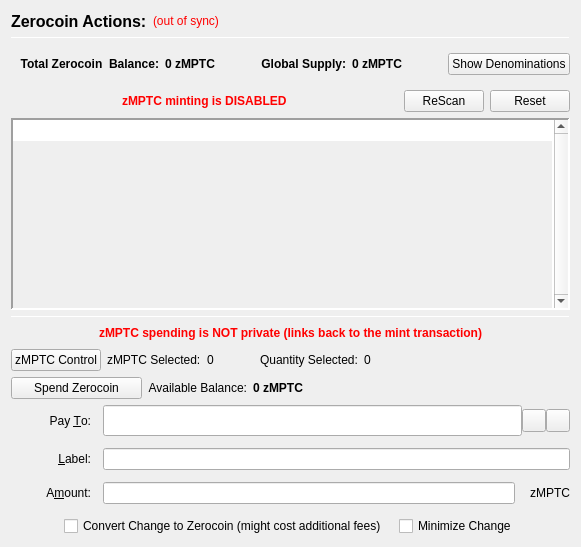
                  <widget class="QFrame" name="verticalFrameLeft">
                   <layout class="QVBoxLayout" name="verticalLayout_2">
                    <item>
                     <layout class="QVBoxLayout" name="verticalLayout_3">
                      <item>
                       <layout class="QHBoxLayout" name="horizontalLayout_3">
                        <item>
                         <widget class="QLabel" name="labelzMPTCActions">
                          <property name="font">
                           <font>
                            <pointsize>12</pointsize>
                            <weight>75</weight>
                            <bold>true</bold>
                           </font>
                          </property>
                          <property name="text">
                           <string>Zerocoin Actions:</string>
                          </property>
                          <property name="alignment">
                           <set>Qt::AlignLeading|Qt::AlignLeft|Qt::AlignVCenter</set>
                          </property>
                         </widget>
                        </item>
                        <item>
                         <widget class="QLabel" name="labelzMPTCSyncStatus">
                          <property name="toolTip">
                           <string>The displayed information may be out of date. Your wallet automatically synchronizes with the MNPosTree network after a connection is established, but this process has not completed yet.</string>
                          </property>
                          <property name="styleSheet">
                           <string notr="true">QLabel { color: red; }</string>
                          </property>
                          <property name="text">
                           <string notr="true">(out of sync)</string>
                          </property>
                          <property name="alignment">
                           <set>Qt::AlignLeading|Qt::AlignLeft|Qt::AlignVCenter</set>
                          </property>
                         </widget>
                        </item>
                        <item>
                         <spacer name="horizontalSpacer">
                          <property name="orientation">
                           <enum>Qt::Horizontal</enum>
                          </property>
                          <property name="sizeHint" stdset="0">
                           <size>
                            <width>40</width>
                            <height>20</height>
                           </size>
                          </property>
                         </spacer>
                        </item>
                       </layout>
                      </item>
                      <item>
                       <widget class="Line" name="lineUpperLeft">
                        <property name="minimumSize">
                         <size>
                          <width>0</width>
                          <height>1</height>
                         </size>
                        </property>
                        <property name="maximumSize">
                         <size>
                          <width>16777215</width>
                          <height>1</height>
                         </size>
                        </property>
                        <property name="frameShadow">
                         <enum>QFrame::Sunken</enum>
                        </property>
                        <property name="orientation">
                         <enum>Qt::Horizontal</enum>
                        </property>
                       </widget>
                      </item>
                      <item>
                       <widget class="QFrame" name="balanceSupplyFrame">
                        <layout class="QHBoxLayout" name="horizontalLayout_2" stretch="0,0,0,1,0">
                         <property name="rightMargin">
                          <number>0</number>
                         </property>
                         <item>
                          <layout class="QHBoxLayout" name="horizontalLayout_34">
                           <item>
                            <widget class="QLabel" name="labelzAvailableText_3">
                             <property name="font">
                              <font>
                               <weight>75</weight>
                               <bold>true</bold>
                              </font>
                             </property>
                             <property name="toolTip">
                              <string>Total Balance including unconfirmed and immature zMPTC</string>
                             </property>
                             <property name="text">
                              <string>Total Zerocoin  Balance:</string>
                             </property>
                             <property name="alignment">
                              <set>Qt::AlignRight|Qt::AlignTrailing|Qt::AlignVCenter</set>
                             </property>
                            </widget>
                           </item>
                           <item>
                            <widget class="QLabel" name="labelzAvailableAmount_4">
                             <property name="minimumSize">
                              <size>
                               <width>40</width>
                               <height>0</height>
                              </size>
                             </property>
                             <property name="font">
                              <font>
                               <weight>75</weight>
                               <bold>true</bold>
                              </font>
                             </property>
                             <property name="toolTip">
                              <string>Total Balance including unconfirmed and immature zMPTC</string>
                             </property>
                             <property name="text">
                              <string>0 zMPTC</string>
                             </property>
                             <property name="alignment">
                              <set>Qt::AlignLeading|Qt::AlignLeft|Qt::AlignVCenter</set>
                             </property>
                            </widget>
                           </item>
                          </layout>
                         </item>
                         <item>
                          <spacer name="horizontalSpacer_32">
                           <property name="orientation">
                            <enum>Qt::Horizontal</enum>
                           </property>
                           <property name="sizeHint" stdset="0">
                            <size>
                             <width>40</width>
                             <height>20</height>
                            </size>
                           </property>
                          </spacer>
                         </item>
                         <item>
                          <layout class="QHBoxLayout" name="horizontalLayout_35">
                           <item>
                            <widget class="QLabel" name="labelZsupplyText_2">
                             <property name="font">
                              <font>
                               <weight>75</weight>
                               <bold>true</bold>
                              </font>
                             </property>
                             <property name="text">
                              <string>Global Supply:</string>
                             </property>
                             <property name="alignment">
                              <set>Qt::AlignRight|Qt::AlignTrailing|Qt::AlignVCenter</set>
                             </property>
                            </widget>
                           </item>
                           <item>
                            <widget class="QLabel" name="labelZsupplyAmount_2">
                             <property name="font">
                              <font>
                               <weight>75</weight>
                               <bold>true</bold>
                              </font>
                             </property>
                             <property name="text">
                              <string>0 zMPTC</string>
                             </property>
                            </widget>
                           </item>
                          </layout>
                         </item>
                         <item>
                          <spacer name="horizontalSpacer_31">
                           <property name="orientation">
                            <enum>Qt::Horizontal</enum>
                           </property>
                           <property name="sizeHint" stdset="0">
                            <size>
                             <width>40</width>
                             <height>20</height>
                            </size>
                           </property>
                          </spacer>
                         </item>
                         <item>
                          <widget class="QPushButton" name="pushButtonShowDenoms">
                           <property name="toolTip">
                            <string>Show zMPTC denominations list</string>
                           </property>
                           <property name="text">
                            <string>Show Denominations</string>
                           </property>
                          </widget>
                         </item>
                        </layout>
                       </widget>
                      </item>
                      <item>
                       <layout class="QHBoxLayout" name="horizontalLayout_4">
                        <item>
                         <spacer name="horizontalSpacer_2">
                          <property name="orientation">
                           <enum>Qt::Horizontal</enum>
                          </property>
                          <property name="sizeHint" stdset="0">
                           <size>
                            <width>40</width>
                            <height>20</height>
                           </size>
                          </property>
                         </spacer>
                        </item>
                        <item>
                         <widget class="QLabel" name="label">
                          <property name="styleSheet">
                           <string notr="true">color: red;
font-weight: bold;</string>
                          </property>
                          <property name="text">
                           <string>zMPTC minting is DISABLED</string>
                          </property>
                         </widget>
                        </item>
                        <item>
                         <spacer name="horizontalSpacer_3">
                          <property name="orientation">
                           <enum>Qt::Horizontal</enum>
                          </property>
                          <property name="sizeHint" stdset="0">
                           <size>
                            <width>40</width>
                            <height>20</height>
                           </size>
                          </property>
                         </spacer>
                        </item>
                        <item>
                         <widget class="QPushButton" name="pushButtonMintReset">
                          <property name="maximumSize">
                           <size>
                            <width>80</width>
                            <height>16777215</height>
                           </size>
                          </property>
                          <property name="toolTip">
                           <string>Rescan the complete blockchain for  Zerocoin mints and their meta-data.</string>
                          </property>
                          <property name="text">
                           <string>ReScan</string>
                          </property>
                         </widget>
                        </item>
                        <item>
                         <widget class="QPushButton" name="pushButtonSpentReset">
                          <property name="maximumSize">
                           <size>
                            <width>80</width>
                            <height>16777215</height>
                           </size>
                          </property>
                          <property name="toolTip">
                           <string>Reset Zerocoin Wallet DB. Deletes transactions that did not make it into the blockchain.</string>
                          </property>
                          <property name="text">
                           <string>Reset</string>
                          </property>
                         </widget>
                        </item>
                       </layout>
                      </item>
                      <item>
                       <widget class="QPlainTextEdit" name="TEMintStatus">
                        <property name="font">
                         <font>
                          <pointsize>8</pointsize>
                         </font>
                        </property>
                        <property name="toolTip">
                         <string>Status and/or Mesages from the last Mint Action.</string>
                        </property>
                        <property name="frameShape">
                         <enum>QFrame::Panel</enum>
                        </property>
                        <property name="frameShadow">
                         <enum>QFrame::Sunken</enum>
                        </property>
                        <property name="lineWidth">
                         <number>2</number>
                        </property>
                        <property name="midLineWidth">
                         <number>2</number>
                        </property>
                        <property name="verticalScrollBarPolicy">
                         <enum>Qt::ScrollBarAlwaysOn</enum>
                        </property>
                        <property name="horizontalScrollBarPolicy">
                         <enum>Qt::ScrollBarAlwaysOff</enum>
                        </property>
                        <property name="readOnly">
                         <bool>true</bool>
                        </property>
                        <property name="plainText">
                         <string notr="true"/>
                        </property>
                        <property name="backgroundVisible">
                         <bool>true</bool>
                        </property>
                       </widget>
                      </item>
                      <item>
                       <widget class="Line" name="line">
                        <property name="minimumSize">
                         <size>
                          <width>0</width>
                          <height>1</height>
                         </size>
                        </property>
                        <property name="maximumSize">
                         <size>
                          <width>16777215</width>
                          <height>1</height>
                         </size>
                        </property>
                        <property name="orientation">
                         <enum>Qt::Horizontal</enum>
                        </property>
                       </widget>
                      </item>
                      <item>
                       <layout class="QHBoxLayout" name="horizontalLayout_7">
                        <item>
                         <spacer name="horizontalSpacer_18">
                          <property name="orientation">
                           <enum>Qt::Horizontal</enum>
                          </property>
                          <property name="sizeHint" stdset="0">
                           <size>
                            <width>40</width>
                            <height>20</height>
                           </size>
                          </property>
                         </spacer>
                        </item>
                        <item>
                         <widget class="QLabel" name="label_2">
                          <property name="styleSheet">
                           <string notr="true">color: red;
font-weight: bold;</string>
                          </property>
                          <property name="text">
                           <string>zMPTC spending is NOT private (links back to the mint transaction)</string>
                          </property>
                         </widget>
                        </item>
                        <item>
                         <spacer name="horizontalSpacer_30">
                          <property name="orientation">
                           <enum>Qt::Horizontal</enum>
                          </property>
                          <property name="sizeHint" stdset="0">
                           <size>
                            <width>40</width>
                            <height>20</height>
                           </size>
                          </property>
                         </spacer>
                        </item>
                       </layout>
                      </item>
                      <item>
                       <layout class="QHBoxLayout" name="horizontalLayout_24">
                        <property name="leftMargin">
                         <number>0</number>
                        </property>
                        <property name="bottomMargin">
                         <number>0</number>
                        </property>
                        <item>
                         <widget class="QPushButton" name="pushButtonZPivControl">
                          <property name="text">
                           <string>zMPTC Control</string>
                          </property>
                         </widget>
                        </item>
                        <item>
                         <widget class="QLabel" name="labelzPivSelected">
                          <property name="text">
                           <string>zMPTC Selected:</string>
                          </property>
                         </widget>
                        </item>
                        <item>
                         <widget class="QLabel" name="labelzPivSelected_int">
                          <property name="text">
                           <string>0</string>
                          </property>
                         </widget>
                        </item>
                        <item>
                         <spacer name="horizontalSpacer_17">
                          <property name="orientation">
                           <enum>Qt::Horizontal</enum>
                          </property>
                          <property name="sizeType">
                           <enum>QSizePolicy::Fixed</enum>
                          </property>
                          <property name="sizeHint" stdset="0">
                           <size>
                            <width>40</width>
                            <height>20</height>
                           </size>
                          </property>
                         </spacer>
                        </item>
                        <item>
                         <widget class="QLabel" name="labelQuantitySelected">
                          <property name="text">
                           <string>Quantity Selected:</string>
                          </property>
                         </widget>
                        </item>
                        <item>
                         <widget class="QLabel" name="labelQuantitySelected_int">
                          <property name="text">
                           <string>0</string>
                          </property>
                         </widget>
                        </item>
                        <item>
                         <spacer name="horizontalSpacer_19">
                          <property name="orientation">
                           <enum>Qt::Horizontal</enum>
                          </property>
                          <property name="sizeHint" stdset="0">
                           <size>
                            <width>40</width>
                            <height>20</height>
                           </size>
                          </property>
                         </spacer>
                        </item>
                       </layout>
                      </item>
                      <item>
                       <layout class="QHBoxLayout" name="horizontalLayout_6">
                        <item>
                         <widget class="QPushButton" name="pushButtonSpendzMPTC">
                          <property name="minimumSize">
                           <size>
                            <width>131</width>
                            <height>0</height>
                           </size>
                          </property>
                          <property name="toolTip">
                           <string>Spend Zerocoin. Without 'Pay To:' address creates payments to yourself.</string>
                          </property>
                          <property name="text">
                           <string>Spend Zerocoin</string>
                          </property>
                         </widget>
                        </item>
                        <item>
                         <widget class="QLabel" name="labelzMPTCBalanceText">
                          <property name="toolTip">
                           <string>Available (mature and spendable) zMPTC for spending</string>
                          </property>
                          <property name="text">
                           <string>Available Balance:</string>
                          </property>
                          <property name="alignment">
                           <set>Qt::AlignRight|Qt::AlignTrailing|Qt::AlignVCenter</set>
                          </property>
                         </widget>
                        </item>
                        <item>
                         <widget class="QLabel" name="labelzAvailableAmount_2">
                          <property name="font">
                           <font>
                            <weight>75</weight>
                            <bold>true</bold>
                           </font>
                          </property>
                          <property name="toolTip">
                           <string>Available (mature and spendable) zMPTC for spending

zMPTC are mature when they have more than 20 confirmations AND more than 2 mints of the same denomination after them were minted</string>
                          </property>
                          <property name="text">
                           <string>0 zMPTC</string>
                          </property>
                          <property name="alignment">
                           <set>Qt::AlignLeading|Qt::AlignLeft|Qt::AlignVCenter</set>
                          </property>
                         </widget>
                        </item>
                        <item>
                         <spacer name="horizontalSpacer_4">
                          <property name="orientation">
                           <enum>Qt::Horizontal</enum>
                          </property>
                          <property name="sizeHint" stdset="0">
                           <size>
                            <width>40</width>
                            <height>20</height>
                           </size>
                          </property>
                         </spacer>
                        </item>
                       </layout>
                      </item>
                      <item>
                       <layout class="QGridLayout" name="gridLayout_7">
                        <property name="spacing">
                         <number>12</number>
                        </property>
                        <item row="0" column="0">
                         <widget class="QLabel" name="payToLabel">
                          <property name="minimumSize">
                           <size>
                            <width>80</width>
                            <height>0</height>
                           </size>
                          </property>
                          <property name="text">
                           <string>Pay &amp;To:</string>
                          </property>
                          <property name="alignment">
                           <set>Qt::AlignRight|Qt::AlignTrailing|Qt::AlignVCenter</set>
                          </property>
                          <property name="buddy">
                           <cstring>payTo</cstring>
                          </property>
                         </widget>
                        </item>
                        <item row="0" column="1">
                         <layout class="QHBoxLayout" name="payToLayout">
                          <property name="spacing">
                           <number>0</number>
                          </property>
                          <item>
                           <widget class="QValidatedLineEdit" name="payTo">
                            <property name="enabled">
                             <bool>true</bool>
                            </property>
                            <property name="minimumSize">
                             <size>
                              <width>0</width>
                              <height>31</height>
                             </size>
                            </property>
                            <property name="toolTip">
                             <string>The MNPosTree address to send the payment to. Creates local payment to yourself when empty.</string>
                            </property>
                           </widget>
                          </item>
                          <item>
                           <widget class="QToolButton" name="addressBookButton">
                            <property name="toolTip">
                             <string>Choose previously used address</string>
                            </property>
                            <property name="text">
                             <string/>
                            </property>
                            <property name="icon">
                             <iconset resource="../mnpostree.qrc">
                              <normaloff>:/icons/address-book</normaloff>:/icons/address-book</iconset>
                            </property>
                            <property name="shortcut">
                             <string>Alt+A</string>
                            </property>
                           </widget>
                          </item>
                          <item>
                           <widget class="QToolButton" name="pasteButton">
                            <property name="toolTip">
                             <string>Paste address from clipboard</string>
                            </property>
                            <property name="text">
                             <string/>
                            </property>
                            <property name="icon">
                             <iconset resource="../mnpostree.qrc">
                              <normaloff>:/icons/editpaste</normaloff>:/icons/editpaste</iconset>
                            </property>
                            <property name="shortcut">
                             <string>Alt+P</string>
                            </property>
                           </widget>
                          </item>
                         </layout>
                        </item>
                        <item row="1" column="0">
                         <widget class="QLabel" name="labelLabel">
                          <property name="minimumSize">
                           <size>
                            <width>80</width>
                            <height>0</height>
                           </size>
                          </property>
                          <property name="text">
                           <string>&amp;Label:</string>
                          </property>
                          <property name="alignment">
                           <set>Qt::AlignRight|Qt::AlignTrailing|Qt::AlignVCenter</set>
                          </property>
                          <property name="buddy">
                           <cstring>addAsLabel</cstring>
                          </property>
                         </widget>
                        </item>
                        <item row="1" column="1">
                         <widget class="QLineEdit" name="addAsLabel">
                          <property name="toolTip">
                           <string>Enter a label for this address to add it to the list of used addresses</string>
                          </property>
                         </widget>
                        </item>
                        <item row="2" column="0">
                         <widget class="QLabel" name="amountLabel">
                          <property name="minimumSize">
                           <size>
                            <width>80</width>
                            <height>0</height>
                           </size>
                          </property>
                          <property name="text">
                           <string>A&amp;mount:</string>
                          </property>
                          <property name="alignment">
                           <set>Qt::AlignRight|Qt::AlignTrailing|Qt::AlignVCenter</set>
                          </property>
                          <property name="buddy">
                           <cstring>zMPTCpayAmount</cstring>
                          </property>
                         </widget>
                        </item>
                        <item row="2" column="1">
                         <layout class="QHBoxLayout" name="horizontalLayout_9">
                          <property name="spacing">
                           <number>0</number>
                          </property>
                          <item>
                           <widget class="QLineEdit" name="zMPTCpayAmount"/>
                          </item>
                          <item>
                           <widget class="QLabel" name="labelzMPTC">
                            <property name="minimumSize">
                             <size>
                              <width>55</width>
                              <height>0</height>
                             </size>
                            </property>
                            <property name="text">
                             <string>zMPTC</string>
                            </property>
                            <property name="alignment">
                             <set>Qt::AlignRight|Qt::AlignTrailing|Qt::AlignVCenter</set>
                            </property>
                           </widget>
                          </item>
                         </layout>
                        </item>
                        <item row="3" column="0" colspan="2">
                         <layout class="QHBoxLayout" name="horizontalLayout_10">
                          <item>
                           <spacer name="horizontalSpacer_5">
                            <property name="orientation">
                             <enum>Qt::Horizontal</enum>
                            </property>
                            <property name="sizeHint" stdset="0">
                             <size>
                              <width>40</width>
                              <height>20</height>
                             </size>
                            </property>
                           </spacer>
                          </item>
                          <item>
                           <widget class="QCheckBox" name="checkBoxMintChange">
                            <property name="sizePolicy">
                             <sizepolicy hsizetype="MinimumExpanding" vsizetype="Fixed">
                              <horstretch>0</horstretch>
                              <verstretch>0</verstretch>
                             </sizepolicy>
                            </property>
                            <property name="layoutDirection">
                             <enum>Qt::LeftToRight</enum>
                            </property>
                            <property name="text">
                             <string>Convert Change to Zerocoin (might cost additional fees)</string>
                            </property>
                           </widget>
                          </item>
                          <item>
                           <widget class="QCheckBox" name="checkBoxMinimizeChange">
                            <property name="toolTip">
                             <string>If checked, the wallet tries to minimize the returning change instead of minimizing the number of spent denominations.</string>
                            </property>
                            <property name="text">
                             <string>Minimize Change</string>
                            </property>
                           </widget>
                          </item>
                          <item>
                           <spacer name="horizontalSpacer_6">
                            <property name="orientation">
                             <enum>Qt::Horizontal</enum>
                            </property>
                            <property name="sizeHint" stdset="0">
                             <size>
                              <width>40</width>
                              <height>20</height>
                             </size>
                            </property>
                           </spacer>
                          </item>
                         </layout>
                        </item>
                       </layout>
                      </item>
                     </layout>
                    </item>
                   </layout>
                  </widget>
